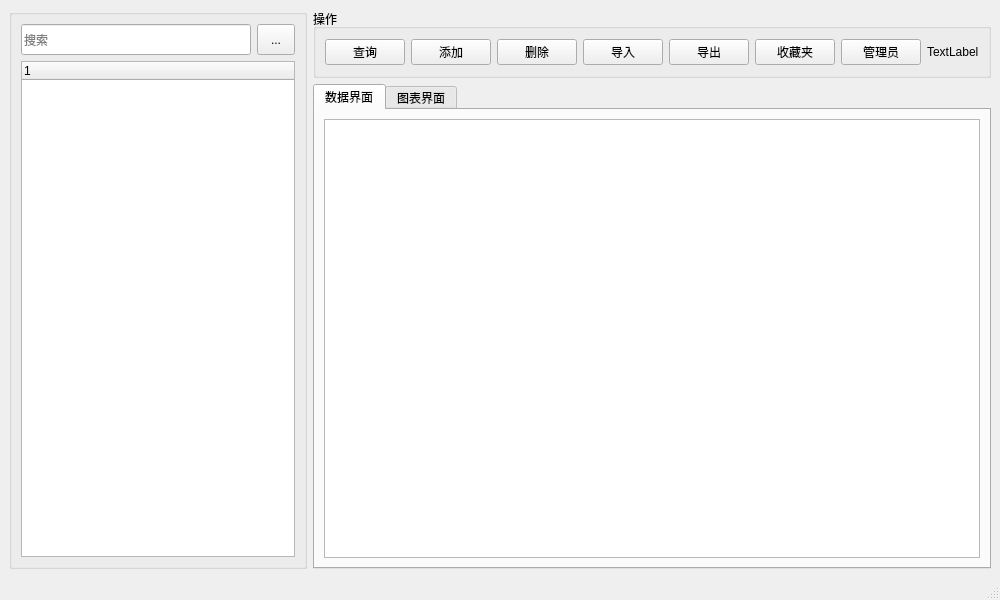
<?xml version="1.0" encoding="UTF-8"?>
<ui version="4.0">
 <class>MainWindow</class>
 <widget class="QMainWindow" name="MainWindow">
  <property name="geometry">
   <rect>
    <x>0</x>
    <y>0</y>
    <width>1000</width>
    <height>600</height>
   </rect>
  </property>
  <property name="windowTitle">
   <string>MainWindow</string>
  </property>
  <widget class="QWidget" name="centralwidget">
   <layout class="QGridLayout" name="gridLayout" rowstretch="1,7" columnstretch="1,2">
    <item row="0" column="0" rowspan="2">
     <widget class="QGroupBox" name="groupBox">
      <property name="title">
       <string/>
      </property>
      <layout class="QGridLayout" name="gridLayout_2" rowstretch="1,16" columnstretch="6,1">
       <item row="0" column="0">
        <widget class="QLineEdit" name="lineEdit">
         <property name="sizePolicy">
          <sizepolicy hsizetype="Expanding" vsizetype="Expanding">
           <horstretch>0</horstretch>
           <verstretch>0</verstretch>
          </sizepolicy>
         </property>
         <property name="placeholderText">
          <string>搜索</string>
         </property>
        </widget>
       </item>
       <item row="0" column="1">
        <widget class="QToolButton" name="toolButton">
         <property name="sizePolicy">
          <sizepolicy hsizetype="Expanding" vsizetype="Expanding">
           <horstretch>0</horstretch>
           <verstretch>0</verstretch>
          </sizepolicy>
         </property>
         <property name="text">
          <string>...</string>
         </property>
        </widget>
       </item>
       <item row="1" column="0" colspan="2">
        <widget class="QTreeWidget" name="treeWidget">
         <column>
          <property name="text">
           <string notr="true">1</string>
          </property>
         </column>
        </widget>
       </item>
      </layout>
     </widget>
    </item>
    <item row="0" column="1">
     <widget class="QGroupBox" name="groupBox_2">
      <property name="title">
       <string>操作</string>
      </property>
      <layout class="QGridLayout" name="gridLayout_4">
       <item row="0" column="0">
        <widget class="QPushButton" name="pushButton_find">
         <property name="text">
          <string>查询</string>
         </property>
        </widget>
       </item>
       <item row="0" column="1">
        <widget class="QPushButton" name="pushButton_add">
         <property name="text">
          <string>添加</string>
         </property>
        </widget>
       </item>
       <item row="0" column="2">
        <widget class="QPushButton" name="pushButton_delete">
         <property name="text">
          <string>删除</string>
         </property>
        </widget>
       </item>
       <item row="0" column="3">
        <widget class="QPushButton" name="pushButton_import">
         <property name="text">
          <string>导入</string>
         </property>
        </widget>
       </item>
       <item row="0" column="4">
        <widget class="QPushButton" name="pushButton_export">
         <property name="text">
          <string>导出</string>
         </property>
        </widget>
       </item>
       <item row="0" column="5">
        <widget class="QPushButton" name="pushButton_favour">
         <property name="text">
          <string>收藏夹</string>
         </property>
        </widget>
       </item>
       <item row="0" column="6">
        <widget class="QPushButton" name="pushButton_administer">
         <property name="text">
          <string>管理员</string>
         </property>
        </widget>
       </item>
       <item row="0" column="7">
        <widget class="QLabel" name="label">
         <property name="text">
          <string>TextLabel</string>
         </property>
        </widget>
       </item>
      </layout>
     </widget>
    </item>
    <item row="1" column="1">
     <widget class="QTabWidget" name="tabWidget">
      <property name="currentIndex">
       <number>0</number>
      </property>
      <widget class="QWidget" name="tab_data">
       <attribute name="title">
        <string>数据界面</string>
       </attribute>
       <layout class="QGridLayout" name="gridLayout_3">
        <item row="0" column="0">
         <widget class="QTableView" name="tableView"/>
        </item>
       </layout>
      </widget>
      <widget class="QWidget" name="tab_chart">
       <attribute name="title">
        <string>图表界面</string>
       </attribute>
      </widget>
     </widget>
    </item>
   </layout>
  </widget>
  <widget class="QMenuBar" name="menubar">
   <property name="geometry">
    <rect>
     <x>0</x>
     <y>0</y>
     <width>1000</width>
     <height>23</height>
    </rect>
   </property>
  </widget>
  <widget class="QStatusBar" name="statusbar"/>
 </widget>
 <resources/>
 <connections/>
</ui>
